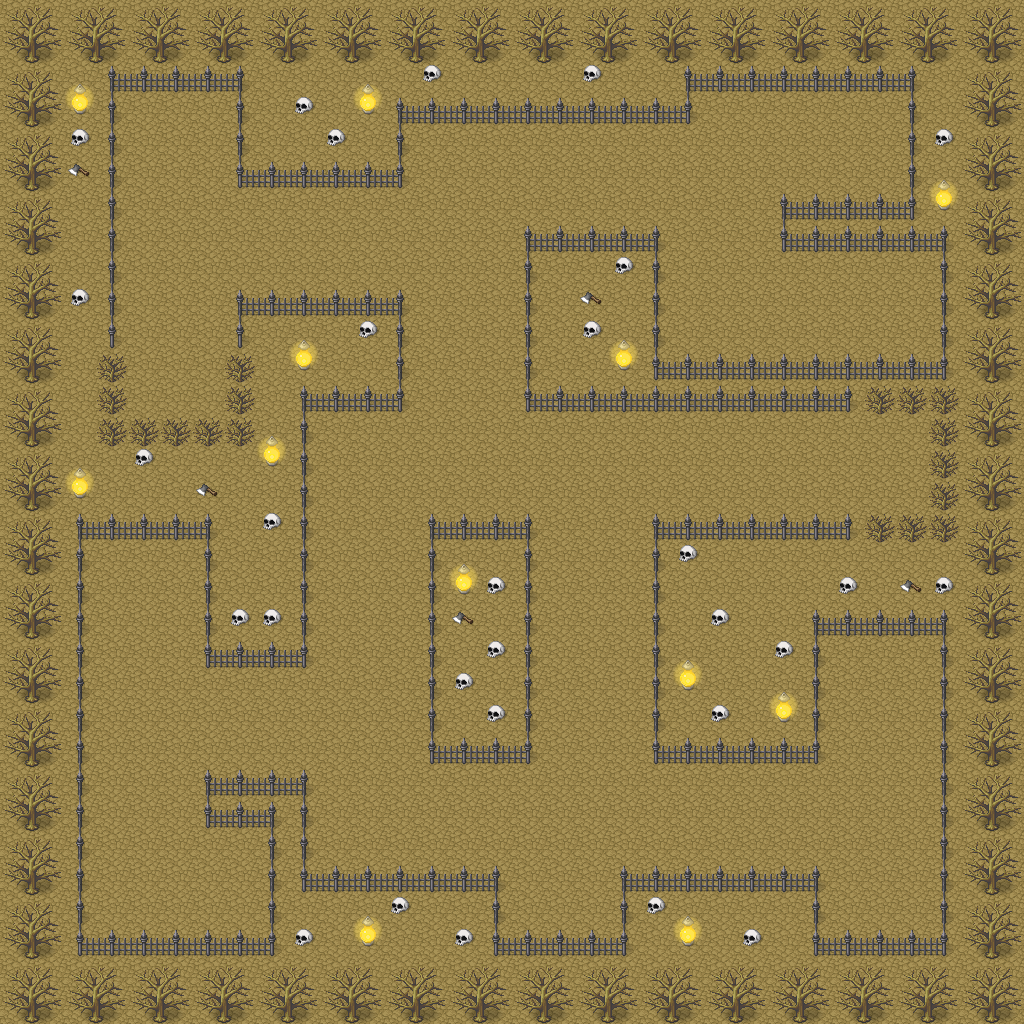

Rendered tile map (Tiled .tmx) drawn with the repository's tilesets; below, a short description and the map source with its tile grids summarised:
An orthogonal 32x32 tile map with 32x32 px tiles, 3 tile layers (groundLayer, borderLayer, decoLayer) and 2 objects (inRoom3, outRoom3).

<map version="1.9" tiledversion="1.9.2" orientation="orthogonal" renderorder="right-down" width="32" height="32" tilewidth="32" tileheight="32" infinite="0" nextlayerid="6" nextobjectid="6">
 <editorsettings>
  <export target="room3.tmj" format="json" />
 </editorsettings>
 <tileset firstgid="1" name="pipoya" tilewidth="32" tileheight="32" tilecount="1064" columns="8">
  <image source="pipoya.png" width="256" height="4256" />
 </tileset>
 <layer id="1" name="groundLayer" width="32" height="32">
  <data>[1024 cells, 1024 non-empty, 1 distinct tile ids]</data>
 </layer>
 <layer id="2" name="borderLayer" width="32" height="32">
  <data>[1024 cells, 494 non-empty, 13 distinct tile ids]</data>
 </layer>
 <layer id="3" name="decoLayer" width="32" height="32">
  <data>[1024 cells, 58 non-empty, 4 distinct tile ids]</data>
 </layer>
 <objectgroup id="4" name="objLayer_1">
  <object id="3" name="inRoom3" x="910" y="467">
   <point />
  </object>
 </objectgroup>
 <objectgroup id="5" name="objLayer_2">
  <object id="5" name="outRoom3" x="174" y="404">
   <point />
  </object>
 </objectgroup>
</map>
